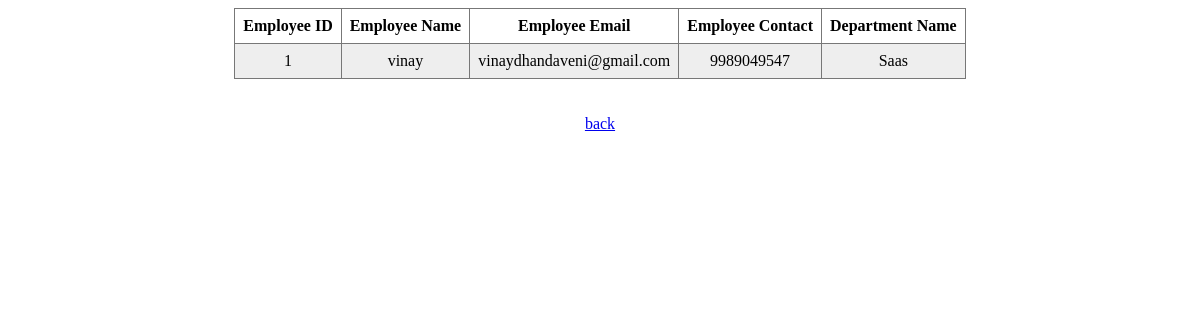
/show_all, run on an earlier commit of the app's database.
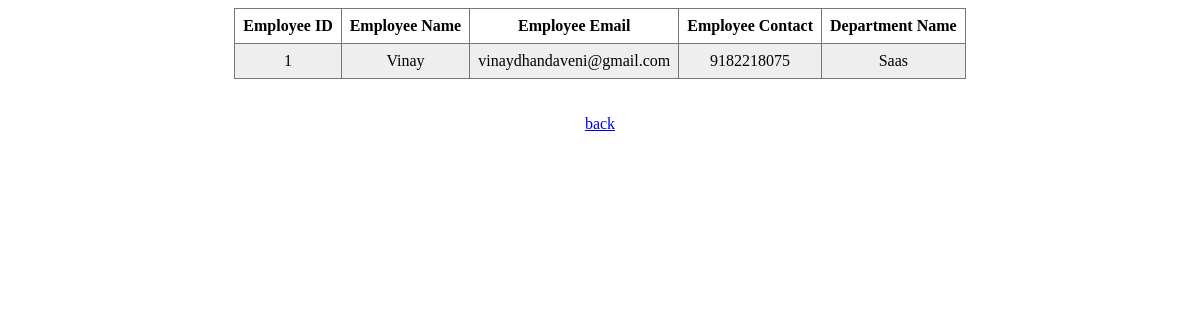
And on a later commit of the database.
### employee/models.py (models this page shows, shortened)
class Employee(models.Model):
    eid = models.CharField(max_length=20)
    ename = models.CharField(max_length=100)
    eemail = models.EmailField()
    edept= models.ForeignKey(Dept,on_delete=models.CASCADE,null=True)
    econtact = models.CharField(max_length=15)
    image=models.ImageField(blank=True)
    owner = models.ForeignKey('auth.User', related_name='employee', on_delete=models.CASCADE)

class Dept(models.Model):
    edept=models.CharField(max_length=20,primary_key=True)
    edepname=models.CharField(max_length=20)
    owner = models.ForeignKey('auth.User', related_name='department', on_delete=models.CASCADE)

### employee/views.py (the view)
# urls.py: path('show_all',views.Show_all.as_view()),
class Show_all(View):#employee details along with department name
    def get(self,request):
        obje=Employee.objects.prefetch_related('edept').all()
        return render(request,"employee/show_all.html",{"all_det":obje})

### employee/templates/employee/show_all.html (shortened to what this page needs)
<!DOCTYPE html>
<html lang="en">
<head>
</head>
<body>
<table align="center" class="table table-striped table-bordered table-sm">
    <thead class="thead-dark">
    <tr>
        <th>Employee ID</th>
        <th>Employee Name</th>
        <th>Employee Email</th>
        <th>Employee Contact</th>
        <th>Department Name</th>
    </tr>
    </thead>
    <tbody>
{% for det in all_det %}
    <tr>
        <td>{{ det.eid }}</td>
        <td>{{ det.ename }}</td>
        <td>{{ det.eemail }}</td>
        <td>{{ det.econtact }}</td>
        <td>{{ det.edept.edepname }}</td>
    </tr>
{% endfor %}
    </tbody>
</table>
<br>
<br>
<center><a href="/main" class="btn btn-primary">back</a></center>
</body>
</html>

### employee/templates/employee/show_all.html (style rules this page uses)
td, th { border: 1px solid #777; padding: 0.5rem; text-align: center; }
table { border-collapse: collapse; }
tbody tr:nth-child(odd) { background: #eee; }

What changed in the data, as far as the page shows it:
removed Employee: eid "1", ename "vinay", eemail "vinaydhandaveni@gmail.com", econtact "9989049547", edept.edepname "Saas"
added Employee: eid "1", ename "Vinay", eemail "vinaydhandaveni@gmail.com", econtact "9182218075", edept.edepname "Saas"
